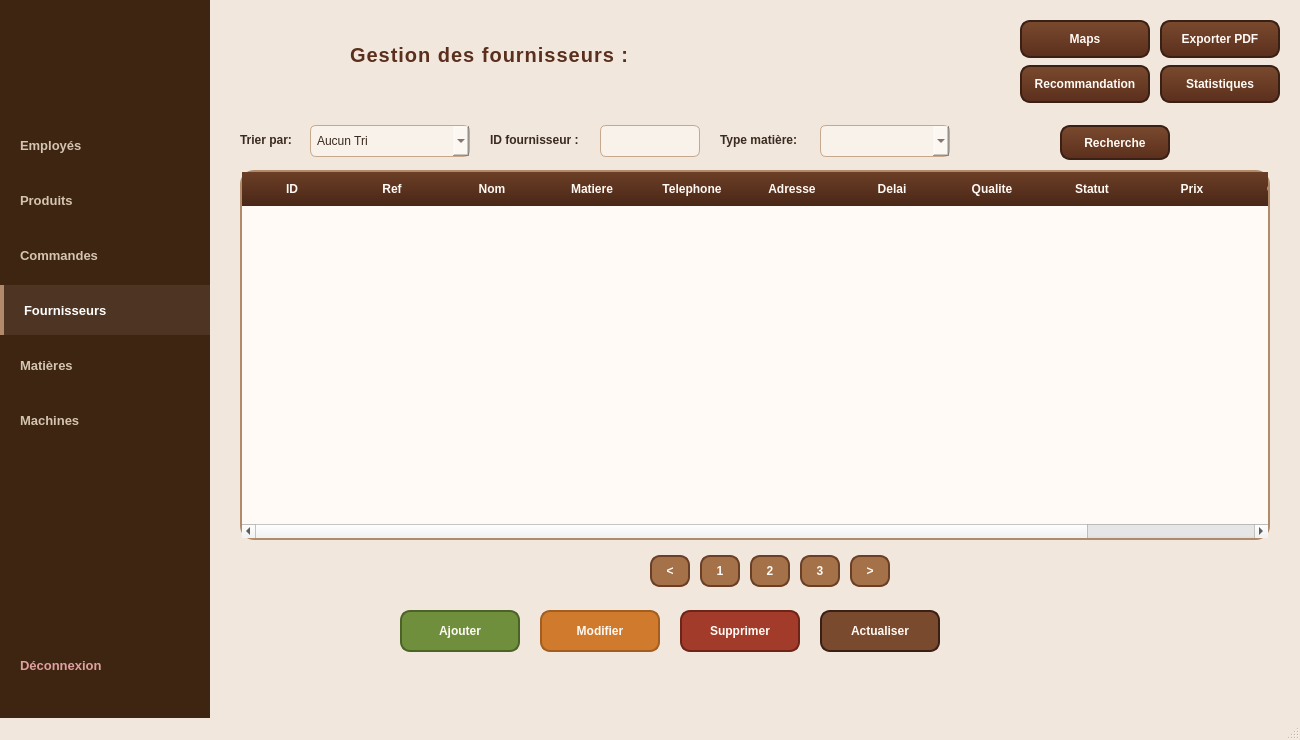
<?xml version="1.0" encoding="UTF-8"?>
<ui version="4.0">
 <class>fournisseurs</class>
 <widget class="QMainWindow" name="fournisseurs">
  <property name="geometry">
   <rect>
    <x>0</x>
    <y>0</y>
    <width>1300</width>
    <height>740</height>
   </rect>
  </property>
  <property name="windowTitle">
   <string>Gestion des Fournisseurs</string>
  </property>
  <property name="styleSheet">
   <string notr="true">
/* GLOBAL BACKGROUND */
QMainWindow, QWidget#centralwidget { background-color: #f1e7dc; font-family: "Segoe UI"; }

/* TITRE PRINCIPAL */
QLabel#label_8 { font-size: 20px; font-weight: bold; color: #5b2f1d; letter-spacing: 1px; }

/* LABELS */
QLabel { color: #3a2a20; font-weight: 600; }

/* INPUTS */
QLineEdit, QComboBox { background-color: rgba(255, 250, 245, 0.6); border: 1px solid #c6a88d; border-radius: 6px; padding: 6px; color: #3a2a20; }
QLineEdit:focus, QComboBox:focus { border: 2px solid #6b3e26; background-color: #fffaf5; }

/* TABLEAU STYLE LEATHER */
QTableWidget { background-color: #fffaf5; border: 2px solid #b08a6b; border-radius: 14px; gridline-color: #e0d2c5; }
QHeaderView::section { background-color: qlineargradient(x1:0, y1:0, x2:0, y2:1, stop:0 #6b3e26, stop:1 #4a2717); color: #fffaf5; padding: 8px; border: none; font-weight: bold; }
QTableWidget::item:selected { background-color: #d8b59c; color: #2a1a12; }

/* BOUTONS STANDARDS (Buns Marron) */
QPushButton { background-color: qlineargradient(x1:0, y1:0, x2:0, y2:1, stop:0 #7a4a2e, stop:1 #5b2f1d); border: 2px solid #3a1f14; border-radius: 10px; padding: 8px 12px; font-weight: bold; color: #fffaf5; }
QPushButton:hover { background-color: qlineargradient(x1:0, y1:0, x2:0, y2:1, stop:0 #8b5a3a, stop:1 #6b3e26); }

/* BOUTONS ACCENTUÉS (Couleurs exactes de la page Machine) */
QPushButton#pushButton_3 { background-color: #6f8f3d; border-color: #4c6328; } /* Ajouter (Vert) */
QPushButton#pushButton_4 { background-color: #d07a2d; border-color: #a35d1e; } /* Modifier (Orange) */
QPushButton#pushButton_5 { background-color: #a23b2a; border-color: #6e2418; } /* Supprimer (Rouge) */
QPushButton#pushButton_6 { background-color: #7a4a2e; border-color: #3a1f14; } /* Actualiser (Marron) */

/* PAGINATION */
QPushButton#pushButton_10, QPushButton#pushButton_11, QPushButton#pushButton_12, QPushButton#pushButton_13, QPushButton#pushButton_14 { background-color: #a47148; border-color: #6b3e26; }
   </string>
  </property>
  <widget class="QWidget" name="centralwidget">
   
   <!-- SIDEBAR STYLE EXACT MACHINE -->
   <widget class="QGroupBox" name="sidebarGroup">
    <property name="geometry">
     <rect><x>0</x><y>0</y><width>210</width><height>740</height></rect>
    </property>
    <property name="title"><string/></property>
    <property name="styleSheet">
     <string notr="true">
QGroupBox { background-color: #3d2512; border: none; border-radius: 0px; margin:0; padding:0; }
QPushButton { background-color: transparent; border: none; color: #d4c4b0; font-size: 13px; font-weight: 600; text-align: left; padding: 14px 20px; border-radius: 0px; }
QPushButton:hover { background-color: rgba(255,255,255,0.05); color: #ffffff; }
QPushButton#pushButton_fournisseurs_label { background-color: #4e3422; color: #ffffff; border-left: 4px solid #b08a6b; }
     </string>
    </property>
    <widget class="QLabel" name="sidebarLogo">
     <property name="geometry"><rect><x>15</x><y>15</y><width>180</width><height>90</height></rect></property>
     <property name="pixmap"><pixmap resource="logo.qrc">:/Logo.png</pixmap></property>
     <property name="scaledContents"><bool>true</bool></property>
    </widget>
    <widget class="QPushButton" name="pushButton_15">
     <property name="geometry"><rect><x>0</x><y>120</y><width>210</width><height>50</height></rect></property>
     <property name="text"><string>Employés</string></property>
    </widget>
    <widget class="QPushButton" name="pushButton_21">
     <property name="geometry"><rect><x>0</x><y>175</y><width>210</width><height>50</height></rect></property>
     <property name="text"><string>Produits</string></property>
    </widget>
    <widget class="QPushButton" name="pushButton_20">
     <property name="geometry"><rect><x>0</x><y>230</y><width>210</width><height>50</height></rect></property>
     <property name="text"><string>Commandes</string></property>
    </widget>
    <widget class="QPushButton" name="pushButton_fournisseurs_label">
     <property name="geometry"><rect><x>0</x><y>285</y><width>210</width><height>50</height></rect></property>
     <property name="text"><string>Fournisseurs</string></property>
    </widget>
    <widget class="QPushButton" name="pushButton_22">
     <property name="geometry"><rect><x>0</x><y>340</y><width>210</width><height>50</height></rect></property>
     <property name="text"><string>Matières</string></property>
    </widget>
    <widget class="QPushButton" name="pushButton_23">
     <property name="geometry"><rect><x>0</x><y>395</y><width>210</width><height>50</height></rect></property>
     <property name="text"><string>Machines</string></property>
    </widget>
    <widget class="QPushButton" name="pushButton_16">
     <property name="geometry"><rect><x>0</x><y>640</y><width>210</width><height>50</height></rect></property>
     <property name="styleSheet"><string notr="true">color: #e0a0a0;</string></property>
     <property name="text"><string>Déconnexion</string></property>
    </widget>
   </widget>

   <!-- TITRE -->
   <widget class="QLabel" name="label_8">
    <property name="geometry"><rect><x>350</x><y>30</y><width>400</width><height>50</height></rect></property>
    <property name="text"><string>Gestion des fournisseurs :</string></property>
   </widget>

   <!-- BARRE DE RECHERCHE & FILTRES -->
   <widget class="QLabel" name="label_11">
    <property name="geometry"><rect><x>240</x><y>125</y><width>80</width><height>30</height></rect></property>
    <property name="text"><string>Trier par:</string></property>
   </widget>
   <widget class="QComboBox" name="comboBox">
    <property name="geometry"><rect><x>310</x><y>125</y><width>160</width><height>32</height></rect></property>
    <item><property name="text"><string>Aucun Tri</string></property></item>
    <item><property name="text"><string>Délai croissant</string></property></item>
    <item><property name="text"><string>Délai décroissant</string></property></item>
   </widget>

   <widget class="QLabel" name="label_9">
    <property name="geometry"><rect><x>490</x><y>125</y><width>110</width><height>30</height></rect></property>
    <property name="text"><string>ID fournisseur :</string></property>
   </widget>
   <widget class="QLineEdit" name="lineEdit">
    <property name="geometry"><rect><x>600</x><y>125</y><width>100</width><height>32</height></rect></property>
   </widget>

   <widget class="QLabel" name="label_10">
    <property name="geometry"><rect><x>720</x><y>125</y><width>110</width><height>30</height></rect></property>
    <property name="text"><string>Type matière:</string></property>
   </widget>
   <widget class="QComboBox" name="comboTypeRecherche">
    <property name="geometry"><rect><x>820</x><y>125</y><width>130</width><height>32</height></rect></property>
   </widget>

   <widget class="QPushButton" name="pushButton_7">
    <property name="geometry"><rect><x>1060</x><y>125</y><width>110</width><height>35</height></rect></property>
    <property name="text"><string>Recherche</string></property>
   </widget>

   <!-- BOUTONS ACTIONS HAUT -->
   <widget class="QPushButton" name="pushButton_maps">
    <property name="geometry"><rect><x>1020</x><y>20</y><width>130</width><height>38</height></rect></property>
    <property name="text"><string>Maps</string></property>
   </widget>
   <widget class="QPushButton" name="pushButton_8">
    <property name="geometry"><rect><x>1160</x><y>20</y><width>120</width><height>38</height></rect></property>
    <property name="text"><string>Exporter PDF</string></property>
   </widget>
   <widget class="QPushButton" name="pushButton_9">
    <property name="geometry"><rect><x>1160</x><y>65</y><width>120</width><height>38</height></rect></property>
    <property name="text"><string>Statistiques</string></property>
   </widget>
   <widget class="QPushButton" name="pushButton_recommandation">
    <property name="geometry"><rect><x>1020</x><y>65</y><width>130</width><height>38</height></rect></property>
    <property name="text"><string>Recommandation</string></property>
   </widget>

   <!-- TABLE -->
   <widget class="QTableWidget" name="tableWidget">
    <property name="geometry"><rect><x>240</x><y>170</y><width>1030</width><height>370</height></rect></property>
    <column><property name="text"><string>ID</string></property></column>
    <column><property name="text"><string>Ref</string></property></column>
    <column><property name="text"><string>Nom</string></property></column>
    <column><property name="text"><string>Matiere</string></property></column>
    <column><property name="text"><string>Telephone</string></property></column>
    <column><property name="text"><string>Adresse</string></property></column>
    <column><property name="text"><string>Delai</string></property></column>
    <column><property name="text"><string>Qualite</string></property></column>
    <column><property name="text"><string>Statut</string></property></column>
    <column><property name="text"><string>Prix</string></property></column>
    <column><property name="text"><string>Capacite</string></property></column>
    <column><property name="text"><string>Fiabilite</string></property></column>
   </widget>

   <!-- PAGINATION -->
   <widget class="QPushButton" name="pushButton_10">
    <property name="geometry"><rect><x>650</x><y>555</y><width>40</width><height>32</height></rect></property>
    <property name="text"><string>&lt;</string></property>
   </widget>
   <widget class="QPushButton" name="pushButton_11">
    <property name="geometry"><rect><x>700</x><y>555</y><width>40</width><height>32</height></rect></property>
    <property name="text"><string>1</string></property>
   </widget>
   <widget class="QPushButton" name="pushButton_12">
    <property name="geometry"><rect><x>750</x><y>555</y><width>40</width><height>32</height></rect></property>
    <property name="text"><string>2</string></property>
   </widget>
   <widget class="QPushButton" name="pushButton_13">
    <property name="geometry"><rect><x>800</x><y>555</y><width>40</width><height>32</height></rect></property>
    <property name="text"><string>3</string></property>
   </widget>
   <widget class="QPushButton" name="pushButton_14">
    <property name="geometry"><rect><x>850</x><y>555</y><width>40</width><height>32</height></rect></property>
    <property name="text"><string>&gt;</string></property>
   </widget>

   <!-- BOUTONS ACTIONS BAS -->
   <widget class="QPushButton" name="pushButton_3">
    <property name="geometry"><rect><x>400</x><y>610</y><width>120</width><height>42</height></rect></property>
    <property name="text"><string>Ajouter</string></property>
   </widget>
   <widget class="QPushButton" name="pushButton_4">
    <property name="geometry"><rect><x>540</x><y>610</y><width>120</width><height>42</height></rect></property>
    <property name="text"><string>Modifier</string></property>
   </widget>
   <widget class="QPushButton" name="pushButton_5">
    <property name="geometry"><rect><x>680</x><y>610</y><width>120</width><height>42</height></rect></property>
    <property name="text"><string>Supprimer</string></property>
   </widget>
   <widget class="QPushButton" name="pushButton_6">
    <property name="geometry"><rect><x>820</x><y>610</y><width>120</width><height>42</height></rect></property>
    <property name="text"><string>Actualiser</string></property>
   </widget>

  </widget>
  <widget class="QMenuBar" name="menubar">
   <property name="geometry"><rect><x>0</x><y>0</y><width>1300</width><height>26</height></rect></property>
  </widget>
  <widget class="QStatusBar" name="statusbar"/>
 </widget>
 <resources>
  <include location="logo.qrc"/>
 </resources>
 <connections/>
</ui>
